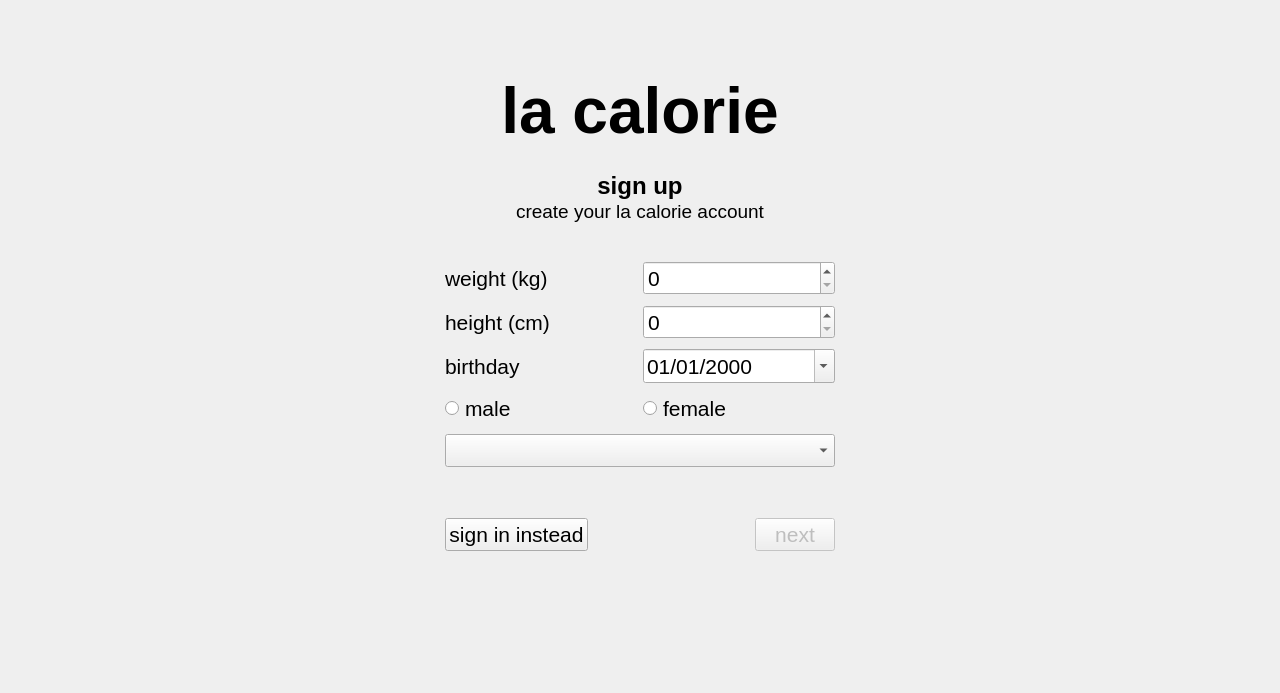
<?xml version="1.0" encoding="UTF-8"?>
<ui version="4.0">
 <class>Form</class>
 <widget class="QWidget" name="Form">
  <property name="geometry">
   <rect>
    <x>0</x>
    <y>0</y>
    <width>1280</width>
    <height>693</height>
   </rect>
  </property>
  <property name="font">
   <font>
    <pointsize>16</pointsize>
   </font>
  </property>
  <property name="windowTitle">
   <string notr="true">Form</string>
  </property>
  <layout class="QVBoxLayout" name="verticalLayout">
   <property name="spacing">
    <number>0</number>
   </property>
   <property name="leftMargin">
    <number>10</number>
   </property>
   <property name="topMargin">
    <number>75</number>
   </property>
   <property name="rightMargin">
    <number>10</number>
   </property>
   <property name="bottomMargin">
    <number>10</number>
   </property>
   <item>
    <widget class="QLabel" name="app_label">
     <property name="sizePolicy">
      <sizepolicy hsizetype="Preferred" vsizetype="Preferred">
       <horstretch>0</horstretch>
       <verstretch>0</verstretch>
      </sizepolicy>
     </property>
     <property name="font">
      <font>
       <pointsize>48</pointsize>
       <bold>true</bold>
      </font>
     </property>
     <property name="text">
      <string notr="true">la calorie</string>
     </property>
     <property name="alignment">
      <set>Qt::AlignCenter</set>
     </property>
    </widget>
   </item>
   <item>
    <widget class="QStackedWidget" name="stacked_auth_method">
     <property name="sizePolicy">
      <sizepolicy hsizetype="Preferred" vsizetype="Preferred">
       <horstretch>0</horstretch>
       <verstretch>0</verstretch>
      </sizepolicy>
     </property>
     <property name="currentIndex">
      <number>1</number>
     </property>
     <widget class="QWidget" name="container_signin">
      <property name="sizePolicy">
       <sizepolicy hsizetype="Preferred" vsizetype="Preferred">
        <horstretch>0</horstretch>
        <verstretch>0</verstretch>
       </sizepolicy>
      </property>
      <layout class="QVBoxLayout" name="verticalLayout_2">
       <property name="spacing">
        <number>15</number>
       </property>
       <property name="leftMargin">
        <number>426</number>
       </property>
       <property name="topMargin">
        <number>25</number>
       </property>
       <property name="rightMargin">
        <number>426</number>
       </property>
       <property name="bottomMargin">
        <number>0</number>
       </property>
       <item>
        <widget class="QWidget" name="container_signin_header" native="true">
         <property name="sizePolicy">
          <sizepolicy hsizetype="Preferred" vsizetype="Preferred">
           <horstretch>0</horstretch>
           <verstretch>0</verstretch>
          </sizepolicy>
         </property>
         <layout class="QVBoxLayout" name="layout_signin_header">
          <property name="spacing">
           <number>0</number>
          </property>
          <property name="leftMargin">
           <number>0</number>
          </property>
          <property name="topMargin">
           <number>0</number>
          </property>
          <property name="rightMargin">
           <number>0</number>
          </property>
          <property name="bottomMargin">
           <number>0</number>
          </property>
          <item>
           <widget class="QLabel" name="label_signin">
            <property name="sizePolicy">
             <sizepolicy hsizetype="Preferred" vsizetype="Fixed">
              <horstretch>0</horstretch>
              <verstretch>0</verstretch>
             </sizepolicy>
            </property>
            <property name="font">
             <font>
              <pointsize>18</pointsize>
              <bold>true</bold>
             </font>
            </property>
            <property name="text">
             <string>sign in</string>
            </property>
            <property name="alignment">
             <set>Qt::AlignCenter</set>
            </property>
           </widget>
          </item>
          <item>
           <widget class="QLabel" name="label_use">
            <property name="sizePolicy">
             <sizepolicy hsizetype="Preferred" vsizetype="Fixed">
              <horstretch>0</horstretch>
              <verstretch>0</verstretch>
             </sizepolicy>
            </property>
            <property name="font">
             <font>
              <pointsize>14</pointsize>
              <bold>false</bold>
             </font>
            </property>
            <property name="text">
             <string>use your la calorie account</string>
            </property>
            <property name="alignment">
             <set>Qt::AlignCenter</set>
            </property>
           </widget>
          </item>
         </layout>
        </widget>
       </item>
       <item>
        <spacer name="spacer_signin_body">
         <property name="orientation">
          <enum>Qt::Vertical</enum>
         </property>
         <property name="sizeType">
          <enum>QSizePolicy::Minimum</enum>
         </property>
         <property name="sizeHint" stdset="0">
          <size>
           <width>20</width>
           <height>20</height>
          </size>
         </property>
        </spacer>
       </item>
       <item>
        <widget class="QStackedWidget" name="stacked_signin_body">
         <property name="sizePolicy">
          <sizepolicy hsizetype="Preferred" vsizetype="Fixed">
           <horstretch>0</horstretch>
           <verstretch>0</verstretch>
          </sizepolicy>
         </property>
         <property name="currentIndex">
          <number>0</number>
         </property>
         <widget class="QWidget" name="container_signin_username">
          <layout class="QVBoxLayout" name="verticalLayout_3">
           <property name="spacing">
            <number>0</number>
           </property>
           <property name="leftMargin">
            <number>0</number>
           </property>
           <property name="topMargin">
            <number>0</number>
           </property>
           <property name="rightMargin">
            <number>0</number>
           </property>
           <property name="bottomMargin">
            <number>0</number>
           </property>
           <item>
            <widget class="QLineEdit" name="input_signin_username">
             <property name="maxLength">
              <number>63</number>
             </property>
             <property name="placeholderText">
              <string>username</string>
             </property>
             <property name="clearButtonEnabled">
              <bool>false</bool>
             </property>
            </widget>
           </item>
           <item>
            <spacer name="spacer_username">
             <property name="orientation">
              <enum>Qt::Vertical</enum>
             </property>
             <property name="sizeHint" stdset="0">
              <size>
               <width>20</width>
               <height>40</height>
              </size>
             </property>
            </spacer>
           </item>
          </layout>
         </widget>
         <widget class="QWidget" name="container_signin_password">
          <property name="sizePolicy">
           <sizepolicy hsizetype="Preferred" vsizetype="Preferred">
            <horstretch>0</horstretch>
            <verstretch>0</verstretch>
           </sizepolicy>
          </property>
          <layout class="QVBoxLayout" name="verticalLayout_4">
           <property name="spacing">
            <number>0</number>
           </property>
           <property name="leftMargin">
            <number>0</number>
           </property>
           <property name="topMargin">
            <number>0</number>
           </property>
           <property name="rightMargin">
            <number>0</number>
           </property>
           <property name="bottomMargin">
            <number>0</number>
           </property>
           <item>
            <widget class="QLineEdit" name="input_signin_password">
             <property name="maxLength">
              <number>127</number>
             </property>
             <property name="echoMode">
              <enum>QLineEdit::Password</enum>
             </property>
             <property name="placeholderText">
              <string>password</string>
             </property>
             <property name="clearButtonEnabled">
              <bool>false</bool>
             </property>
            </widget>
           </item>
           <item>
            <widget class="QCheckBox" name="checkbox_signin_showpassword">
             <property name="sizePolicy">
              <sizepolicy hsizetype="Minimum" vsizetype="Preferred">
               <horstretch>0</horstretch>
               <verstretch>0</verstretch>
              </sizepolicy>
             </property>
             <property name="text">
              <string>show password</string>
             </property>
            </widget>
           </item>
          </layout>
         </widget>
        </widget>
       </item>
       <item>
        <widget class="QWidget" name="container_signin_footer" native="true">
         <property name="sizePolicy">
          <sizepolicy hsizetype="Preferred" vsizetype="Preferred">
           <horstretch>0</horstretch>
           <verstretch>0</verstretch>
          </sizepolicy>
         </property>
         <layout class="QHBoxLayout" name="layout_signin_controls">
          <property name="spacing">
           <number>0</number>
          </property>
          <item>
           <widget class="QPushButton" name="button_signin_signup">
            <property name="sizePolicy">
             <sizepolicy hsizetype="Fixed" vsizetype="Fixed">
              <horstretch>0</horstretch>
              <verstretch>0</verstretch>
             </sizepolicy>
            </property>
            <property name="text">
             <string>create account</string>
            </property>
           </widget>
          </item>
          <item>
           <spacer name="spacer_signin_footer">
            <property name="orientation">
             <enum>Qt::Horizontal</enum>
            </property>
            <property name="sizeHint" stdset="0">
             <size>
              <width>40</width>
              <height>20</height>
             </size>
            </property>
           </spacer>
          </item>
          <item>
           <widget class="QPushButton" name="button_signin_next">
            <property name="enabled">
             <bool>true</bool>
            </property>
            <property name="sizePolicy">
             <sizepolicy hsizetype="Fixed" vsizetype="Fixed">
              <horstretch>0</horstretch>
              <verstretch>0</verstretch>
             </sizepolicy>
            </property>
            <property name="text">
             <string>next</string>
            </property>
           </widget>
          </item>
         </layout>
        </widget>
       </item>
       <item>
        <spacer name="spacer_signin">
         <property name="orientation">
          <enum>Qt::Vertical</enum>
         </property>
         <property name="sizeHint" stdset="0">
          <size>
           <width>20</width>
           <height>40</height>
          </size>
         </property>
        </spacer>
       </item>
      </layout>
     </widget>
     <widget class="QWidget" name="container_signup">
      <property name="sizePolicy">
       <sizepolicy hsizetype="Preferred" vsizetype="Preferred">
        <horstretch>0</horstretch>
        <verstretch>0</verstretch>
       </sizepolicy>
      </property>
      <layout class="QVBoxLayout" name="verticalLayout_5">
       <property name="spacing">
        <number>25</number>
       </property>
       <property name="leftMargin">
        <number>426</number>
       </property>
       <property name="topMargin">
        <number>25</number>
       </property>
       <property name="rightMargin">
        <number>426</number>
       </property>
       <property name="bottomMargin">
        <number>0</number>
       </property>
       <item>
        <widget class="QWidget" name="container_signup_header" native="true">
         <property name="sizePolicy">
          <sizepolicy hsizetype="Preferred" vsizetype="Preferred">
           <horstretch>0</horstretch>
           <verstretch>0</verstretch>
          </sizepolicy>
         </property>
         <layout class="QVBoxLayout" name="layout_signup_header">
          <property name="spacing">
           <number>0</number>
          </property>
          <property name="leftMargin">
           <number>0</number>
          </property>
          <property name="topMargin">
           <number>0</number>
          </property>
          <property name="rightMargin">
           <number>0</number>
          </property>
          <property name="bottomMargin">
           <number>0</number>
          </property>
          <item>
           <widget class="QLabel" name="label_signup">
            <property name="sizePolicy">
             <sizepolicy hsizetype="Preferred" vsizetype="Fixed">
              <horstretch>0</horstretch>
              <verstretch>0</verstretch>
             </sizepolicy>
            </property>
            <property name="font">
             <font>
              <pointsize>18</pointsize>
              <bold>true</bold>
             </font>
            </property>
            <property name="text">
             <string>sign up</string>
            </property>
            <property name="alignment">
             <set>Qt::AlignCenter</set>
            </property>
           </widget>
          </item>
          <item>
           <widget class="QLabel" name="label_text">
            <property name="sizePolicy">
             <sizepolicy hsizetype="Preferred" vsizetype="Fixed">
              <horstretch>0</horstretch>
              <verstretch>0</verstretch>
             </sizepolicy>
            </property>
            <property name="font">
             <font>
              <pointsize>14</pointsize>
             </font>
            </property>
            <property name="text">
             <string>create your la calorie account</string>
            </property>
            <property name="alignment">
             <set>Qt::AlignCenter</set>
            </property>
           </widget>
          </item>
         </layout>
        </widget>
       </item>
       <item>
        <widget class="QStackedWidget" name="stacked_signup_body">
         <property name="sizePolicy">
          <sizepolicy hsizetype="Preferred" vsizetype="Preferred">
           <horstretch>0</horstretch>
           <verstretch>0</verstretch>
          </sizepolicy>
         </property>
         <property name="focusPolicy">
          <enum>Qt::StrongFocus</enum>
         </property>
         <property name="currentIndex">
          <number>1</number>
         </property>
         <widget class="QWidget" name="container_signup_account">
          <property name="sizePolicy">
           <sizepolicy hsizetype="Preferred" vsizetype="Preferred">
            <horstretch>0</horstretch>
            <verstretch>0</verstretch>
           </sizepolicy>
          </property>
          <layout class="QGridLayout" name="layout_signup_inputs">
           <property name="leftMargin">
            <number>0</number>
           </property>
           <property name="topMargin">
            <number>0</number>
           </property>
           <property name="rightMargin">
            <number>0</number>
           </property>
           <property name="bottomMargin">
            <number>0</number>
           </property>
           <property name="spacing">
            <number>25</number>
           </property>
           <item row="1" column="0" colspan="2">
            <widget class="QLineEdit" name="input_signup_username">
             <property name="focusPolicy">
              <enum>Qt::StrongFocus</enum>
             </property>
             <property name="maxLength">
              <number>63</number>
             </property>
             <property name="placeholderText">
              <string>username</string>
             </property>
             <property name="clearButtonEnabled">
              <bool>false</bool>
             </property>
            </widget>
           </item>
           <item row="0" column="1">
            <widget class="QLineEdit" name="input_signup_lastname">
             <property name="focusPolicy">
              <enum>Qt::StrongFocus</enum>
             </property>
             <property name="maxLength">
              <number>63</number>
             </property>
             <property name="placeholderText">
              <string>last name</string>
             </property>
             <property name="clearButtonEnabled">
              <bool>false</bool>
             </property>
            </widget>
           </item>
           <item row="0" column="0">
            <widget class="QLineEdit" name="input_signup_firstname">
             <property name="focusPolicy">
              <enum>Qt::StrongFocus</enum>
             </property>
             <property name="maxLength">
              <number>63</number>
             </property>
             <property name="placeholderText">
              <string>first name</string>
             </property>
             <property name="clearButtonEnabled">
              <bool>false</bool>
             </property>
            </widget>
           </item>
           <item row="3" column="0" colspan="2">
            <widget class="QWidget" name="container_signup_password" native="true">
             <property name="sizePolicy">
              <sizepolicy hsizetype="Preferred" vsizetype="Fixed">
               <horstretch>0</horstretch>
               <verstretch>0</verstretch>
              </sizepolicy>
             </property>
             <layout class="QGridLayout" name="layout_signup_password">
              <property name="leftMargin">
               <number>0</number>
              </property>
              <property name="topMargin">
               <number>0</number>
              </property>
              <property name="rightMargin">
               <number>0</number>
              </property>
              <property name="bottomMargin">
               <number>0</number>
              </property>
              <property name="horizontalSpacing">
               <number>25</number>
              </property>
              <property name="verticalSpacing">
               <number>0</number>
              </property>
              <item row="1" column="0">
               <widget class="QLineEdit" name="input_signup_password">
                <property name="focusPolicy">
                 <enum>Qt::StrongFocus</enum>
                </property>
                <property name="maxLength">
                 <number>127</number>
                </property>
                <property name="echoMode">
                 <enum>QLineEdit::Password</enum>
                </property>
                <property name="placeholderText">
                 <string>password</string>
                </property>
                <property name="clearButtonEnabled">
                 <bool>false</bool>
                </property>
               </widget>
              </item>
              <item row="1" column="1">
               <widget class="QLineEdit" name="input_signup_confirm">
                <property name="focusPolicy">
                 <enum>Qt::StrongFocus</enum>
                </property>
                <property name="maxLength">
                 <number>127</number>
                </property>
                <property name="echoMode">
                 <enum>QLineEdit::Password</enum>
                </property>
                <property name="placeholderText">
                 <string>confirm</string>
                </property>
                <property name="clearButtonEnabled">
                 <bool>false</bool>
                </property>
               </widget>
              </item>
              <item row="2" column="0" colspan="2">
               <widget class="QCheckBox" name="checkbox_signup_showpassword">
                <property name="text">
                 <string>show password</string>
                </property>
               </widget>
              </item>
             </layout>
            </widget>
           </item>
           <item row="4" column="0" colspan="2">
            <widget class="QCheckBox" name="checkbox_tos">
             <property name="sizePolicy">
              <sizepolicy hsizetype="Preferred" vsizetype="Preferred">
               <horstretch>0</horstretch>
               <verstretch>0</verstretch>
              </sizepolicy>
             </property>
             <property name="font">
              <font>
               <pointsize>16</pointsize>
              </font>
             </property>
             <property name="text">
              <string>i agree to the la calorie terms of use</string>
             </property>
             <property name="iconSize">
              <size>
               <width>16</width>
               <height>16</height>
              </size>
             </property>
            </widget>
           </item>
          </layout>
         </widget>
         <widget class="QWidget" name="container_signup_profile">
          <layout class="QGridLayout" name="gridLayout_3">
           <item row="2" column="0">
            <widget class="QLabel" name="laabel_signup_age">
             <property name="text">
              <string>birthday</string>
             </property>
            </widget>
           </item>
           <item row="0" column="0">
            <widget class="QLabel" name="label_signup_weight">
             <property name="sizePolicy">
              <sizepolicy hsizetype="Preferred" vsizetype="Preferred">
               <horstretch>0</horstretch>
               <verstretch>0</verstretch>
              </sizepolicy>
             </property>
             <property name="text">
              <string>weight (kg)</string>
             </property>
            </widget>
           </item>
           <item row="4" column="0">
            <widget class="QRadioButton" name="button_signup_male">
             <property name="text">
              <string>male</string>
             </property>
             <attribute name="buttonGroup">
              <string notr="true">buttonGroup</string>
             </attribute>
            </widget>
           </item>
           <item row="1" column="0">
            <widget class="QLabel" name="label_signup_height">
             <property name="text">
              <string>height (cm)</string>
             </property>
            </widget>
           </item>
           <item row="2" column="1">
            <widget class="QDateEdit" name="date_birthday">
             <property name="maximumDate">
              <date>
               <year>2100</year>
               <month>1</month>
               <day>1</day>
              </date>
             </property>
             <property name="minimumDate">
              <date>
               <year>1899</year>
               <month>12</month>
               <day>31</day>
              </date>
             </property>
             <property name="displayFormat">
              <string>MM/dd/yyyy</string>
             </property>
             <property name="calendarPopup">
              <bool>true</bool>
             </property>
             <property name="timeSpec">
              <enum>Qt::UTC</enum>
             </property>
             <property name="date">
              <date>
               <year>2000</year>
               <month>1</month>
               <day>1</day>
              </date>
             </property>
            </widget>
           </item>
           <item row="1" column="1">
            <widget class="QSpinBox" name="spinbox_signup_height">
             <property name="accelerated">
              <bool>true</bool>
             </property>
             <property name="suffix">
              <string/>
             </property>
             <property name="prefix">
              <string/>
             </property>
             <property name="maximum">
              <number>512</number>
             </property>
            </widget>
           </item>
           <item row="0" column="1">
            <widget class="QSpinBox" name="spinbox_signup_weight">
             <property name="wrapping">
              <bool>false</bool>
             </property>
             <property name="frame">
              <bool>true</bool>
             </property>
             <property name="specialValueText">
              <string/>
             </property>
             <property name="accelerated">
              <bool>true</bool>
             </property>
             <property name="showGroupSeparator" stdset="0">
              <bool>false</bool>
             </property>
             <property name="suffix">
              <string/>
             </property>
             <property name="prefix">
              <string/>
             </property>
             <property name="maximum">
              <number>512</number>
             </property>
            </widget>
           </item>
           <item row="4" column="1">
            <widget class="QRadioButton" name="button_signup_female">
             <property name="text">
              <string>female</string>
             </property>
             <attribute name="buttonGroup">
              <string notr="true">buttonGroup</string>
             </attribute>
            </widget>
           </item>
           <item row="5" column="0" colspan="2">
            <widget class="QComboBox" name="combobox_signup_activity">
             <property name="currentText">
              <string/>
             </property>
             <property name="currentIndex">
              <number>-1</number>
             </property>
             <property name="placeholderText">
              <string>activity</string>
             </property>
             <item>
              <property name="text">
               <string>low</string>
              </property>
             </item>
             <item>
              <property name="text">
               <string>moderate</string>
              </property>
             </item>
             <item>
              <property name="text">
               <string>average</string>
              </property>
             </item>
             <item>
              <property name="text">
               <string>high</string>
              </property>
             </item>
             <item>
              <property name="text">
               <string>abnormal</string>
              </property>
             </item>
            </widget>
           </item>
          </layout>
         </widget>
        </widget>
       </item>
       <item>
        <widget class="QWidget" name="container_signup_footer" native="true">
         <property name="sizePolicy">
          <sizepolicy hsizetype="Preferred" vsizetype="Preferred">
           <horstretch>0</horstretch>
           <verstretch>0</verstretch>
          </sizepolicy>
         </property>
         <layout class="QHBoxLayout" name="layout_signup_controls">
          <property name="spacing">
           <number>0</number>
          </property>
          <item>
           <widget class="QPushButton" name="button_signup_signin">
            <property name="sizePolicy">
             <sizepolicy hsizetype="Fixed" vsizetype="Fixed">
              <horstretch>0</horstretch>
              <verstretch>0</verstretch>
             </sizepolicy>
            </property>
            <property name="text">
             <string>sign in instead</string>
            </property>
           </widget>
          </item>
          <item>
           <spacer name="spacer_signup_footer">
            <property name="orientation">
             <enum>Qt::Horizontal</enum>
            </property>
            <property name="sizeHint" stdset="0">
             <size>
              <width>40</width>
              <height>20</height>
             </size>
            </property>
           </spacer>
          </item>
          <item>
           <widget class="QPushButton" name="button_signup_next">
            <property name="enabled">
             <bool>false</bool>
            </property>
            <property name="sizePolicy">
             <sizepolicy hsizetype="Fixed" vsizetype="Fixed">
              <horstretch>0</horstretch>
              <verstretch>0</verstretch>
             </sizepolicy>
            </property>
            <property name="text">
             <string>next</string>
            </property>
           </widget>
          </item>
         </layout>
        </widget>
       </item>
       <item>
        <spacer name="spacer_signup">
         <property name="orientation">
          <enum>Qt::Vertical</enum>
         </property>
         <property name="sizeHint" stdset="0">
          <size>
           <width>20</width>
           <height>40</height>
          </size>
         </property>
        </spacer>
       </item>
      </layout>
     </widget>
    </widget>
   </item>
  </layout>
 </widget>
 <tabstops>
  <tabstop>input_signin_username</tabstop>
  <tabstop>input_signin_password</tabstop>
  <tabstop>checkbox_signin_showpassword</tabstop>
  <tabstop>button_signin_next</tabstop>
  <tabstop>button_signin_signup</tabstop>
  <tabstop>stacked_signup_body</tabstop>
  <tabstop>input_signup_firstname</tabstop>
  <tabstop>input_signup_lastname</tabstop>
  <tabstop>input_signup_username</tabstop>
  <tabstop>input_signup_password</tabstop>
  <tabstop>input_signup_confirm</tabstop>
  <tabstop>checkbox_signup_showpassword</tabstop>
  <tabstop>checkbox_tos</tabstop>
  <tabstop>spinbox_signup_weight</tabstop>
  <tabstop>spinbox_signup_height</tabstop>
  <tabstop>date_birthday</tabstop>
  <tabstop>button_signup_male</tabstop>
  <tabstop>button_signup_female</tabstop>
  <tabstop>combobox_signup_activity</tabstop>
  <tabstop>button_signup_next</tabstop>
  <tabstop>button_signup_signin</tabstop>
 </tabstops>
 <resources/>
 <connections/>
 <buttongroups>
  <buttongroup name="buttonGroup"/>
 </buttongroups>
</ui>
